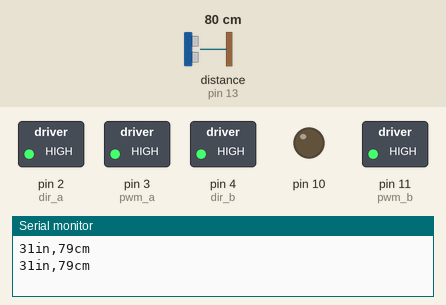
This sketch was run on a simulated Arduino Uno, built with avr-gcc and run on an emulated ATmega328P. On the bench: switched loads named in the sketch (green lamp = pin HIGH), output pins drawn as LEDs (lit = HIGH), the last lines printed to the serial monitor. Wiring (inferred from the names in the program): ultrasonic range finder: trigger pin 12; echo pin 13. Dashed ring = blinking. The test bench sets the inputs (shaded band); at power-on: distance to the obstacle (sensor on pin 13) 80 cm. The echo pulse lasts 58.3 µs per cm; pins used as bus, display or sensor lines are not drawn.

Above: at 0.86 s.
1.3 s: distance to the obstacle (sensor on pin 13) set to 72 cm
At 1.3 s:
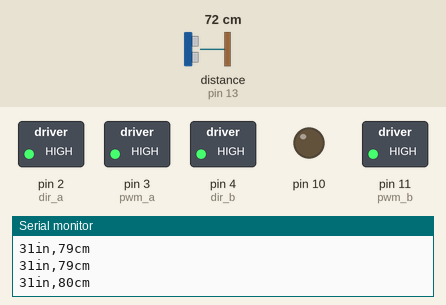
2.8 s: distance to the obstacle (sensor on pin 13) set to 56 cm
4.3 s: distance to the obstacle (sensor on pin 13) set to 46 cm
At 4.63 s:
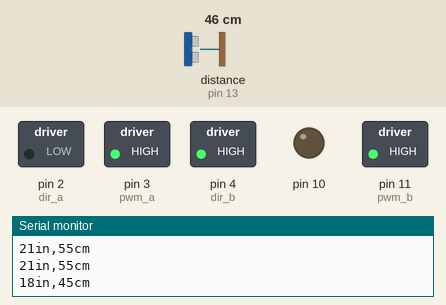
7.3 s: distance to the obstacle (sensor on pin 13) set to 120 cm
At 7.81 s:
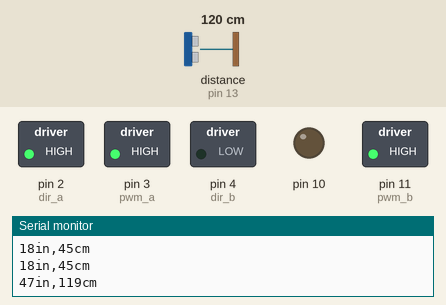
10.3 s: distance to the obstacle (sensor on pin 13) set to 81 cm
13.3 s: distance to the obstacle (sensor on pin 13) set to 71 cm
At 14.7 s:
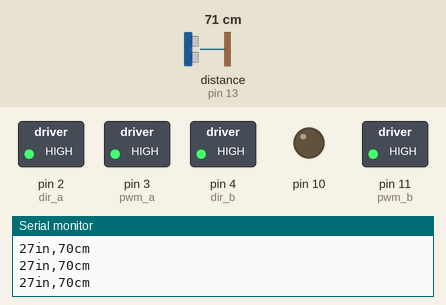
Timing chart, 0 to 15.9 s (numbered marks = the images above; inputs shaded):
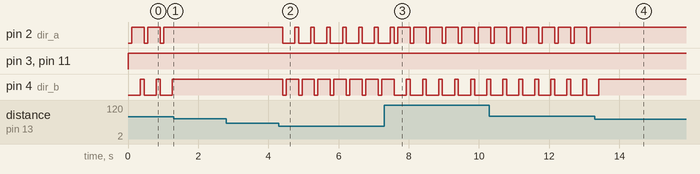

The sketch:

VEX_US.ino
```cpp
int trigPin = 12; //Trig - green Jumper
int echoPin = 13; //Echo - yellow Jumper
long duration, cm, inches; //Tells units of length

int pwm_a = 3; //PWM control for motor outputs 1 and 2
int pwm_b = 11;
int dir_a = 2;
int dir_b = 4;
int val = 0;

void setup() {
  pinMode(pwm_a,OUTPUT);
  pinMode(pwm_b,OUTPUT);
  pinMode(dir_a,OUTPUT);
  pinMode(dir_b,OUTPUT);
  pinMode(10,OUTPUT);
  pinMode(12,OUTPUT);
  pinMode(13,INPUT);

  analogWrite(pwm_a,100);
  analogWrite(pwm_b,100);

    //Serial Port begin
Serial.begin (9600); // Sets a serial port value
//Define inputs and outputs
pinMode(trigPin, OUTPUT); // Trig is output and sound waves come out of trig
pinMode(echoPin, INPUT); //Echo is input and recieves waves after a period of time
}

void loop() {
// The sensor is triggered by a HIGH pulse of 10 or more microseconds
// Give a short LOW pulse beforehand to ensure a clean HIGH
pulse:
digitalWrite(trigPin, LOW); // Trig starts off
delayMicroseconds(5); //Wait five microseconds
digitalWrite(trigPin, HIGH); // Trig pin on
delayMicroseconds(10); // Wait ten microseconds
digitalWrite(trigPin, LOW); // Trig pin off
// Read the signal from the sensor: a HIGH pulse whose
// duration is the time (in microseconds) from the sending
// of the ping to the reception of its echo off of an object
pinMode(echoPin, INPUT); // Echo pin recieves output waves
duration = pulseIn(echoPin, HIGH); // Echo pin is on
// convert the time into a distance
cm = (duration/2) / 29.1; // Converts time to cm value
 inches = (duration/2) / 74; // Converts time to inch value

 Serial.print(inches); // Prints inches value
 Serial.print("in,"); // Prints “in,”
 Serial.print(cm); //Prints cm value
 Serial.print("cm"); // Prints “cm”
 Serial.println(); // Prints out results to the serial reader


if (cm > 75){
  backward();
  delay(100);
  right();
  delay(250);
  forward();
 } else if (cm < 50) {
  backward();
  delay(100);
  left();  //Turn away from surface bumped
  delay(250);
  forward();
 } else {     //Tells Vex what to do if button is not pressed
   forward();  //Tells Vex to go straight
 }
}

void forward() {  //Tells Vex what to do when "forward();" occurs in code
  digitalWrite(dir_a,HIGH); //Makes A wheel go forward
  digitalWrite(dir_b,HIGH); //Makes B wheel go forward
  analogWrite(pwm_a,255);  //Sets the A wheel speed to go fast
  analogWrite(pwm_b,255);  //Sets the B wheel speed to go fast
  delay(100);
}

void backward() { //Tells Vex what to do when "backward();" occurs in code
  digitalWrite(dir_a,LOW); //Makes the A wheel go backwards
  digitalWrite(dir_b,LOW); //Makes the B wheel go backwards
  analogWrite(pwm_a,255);  //Sets the A wheel speed to go fast
  analogWrite(pwm_b,255);  //Sets the B wheel speed to go fast

}

void right() { //Tells Vex what to do when "turnI();" occurs in code
  digitalWrite(dir_a,HIGH); //Makes A wheel go forward
  digitalWrite(dir_b,LOW);  //Makes the B wheel go backwards
  analogWrite(pwm_a,255);  //Sets the A wheel speed to go fast
  analogWrite(pwm_b,255);  //Sets the B wheel speed to go fast

}

void left() { //Tells Vex what to do when "turnII();" occurs in code
  digitalWrite(dir_a,LOW);  //Makes the A wheel go backwards
  digitalWrite(dir_b,HIGH); //Makes B wheel go forward
  analogWrite(pwm_a,255);  //Sets the A wheel speed to go fast
  analogWrite(pwm_b,255);  //Sets the B wheel speed to go fast

}

void recenter_left() {
  digitalWrite(dir_a,HIGH);
  digitalWrite(dir_b,HIGH);
  analogWrite(pwm_a,125);
  analogWrite(pwm_b,255);
}

void recenter_right() {
  digitalWrite(dir_a,HIGH);
  digitalWrite(dir_b,HIGH);
  analogWrite(pwm_a,255);
  analogWrite(pwm_b,125);
}
```

Measured:
- the behaviour switches between 76 and 75 cm on distance to the obstacle (sensor on pin 13) (found by bisection; images 0 and 1)
- the behaviour switches between 51 and 50 cm on distance to the obstacle (sensor on pin 13) (found by bisection; images 1 and 2)
- the behaviour switches between 77 and 76 cm on distance to the obstacle (sensor on pin 13) (found by bisection; images 3 and 4)
- after the input at 1.3 s, pin 2 (dir_a), pin 4 (dir_b): stops changing and stays HIGH
- after the input at 4.3 s, pin 2 (dir_a): alternates HIGH for 0.10 s and LOW for 0.35 s, starting after 0.10 s; pin 4 (dir_b): alternates HIGH for 0.35 s and LOW for 0.10 s, starting after 0.10 s
- after the input at 13.3 s, pin 2 (dir_a): stops changing and stays HIGH; pin 4 (dir_b): goes on until 13.4 s, then stays HIGH
- by itself, pin 2 (dir_a): alternates HIGH for 0.36 s and LOW for 0.10 s
- by itself, pin 4 (dir_b): alternates HIGH for 0.11 s and LOW for 0.35 s
